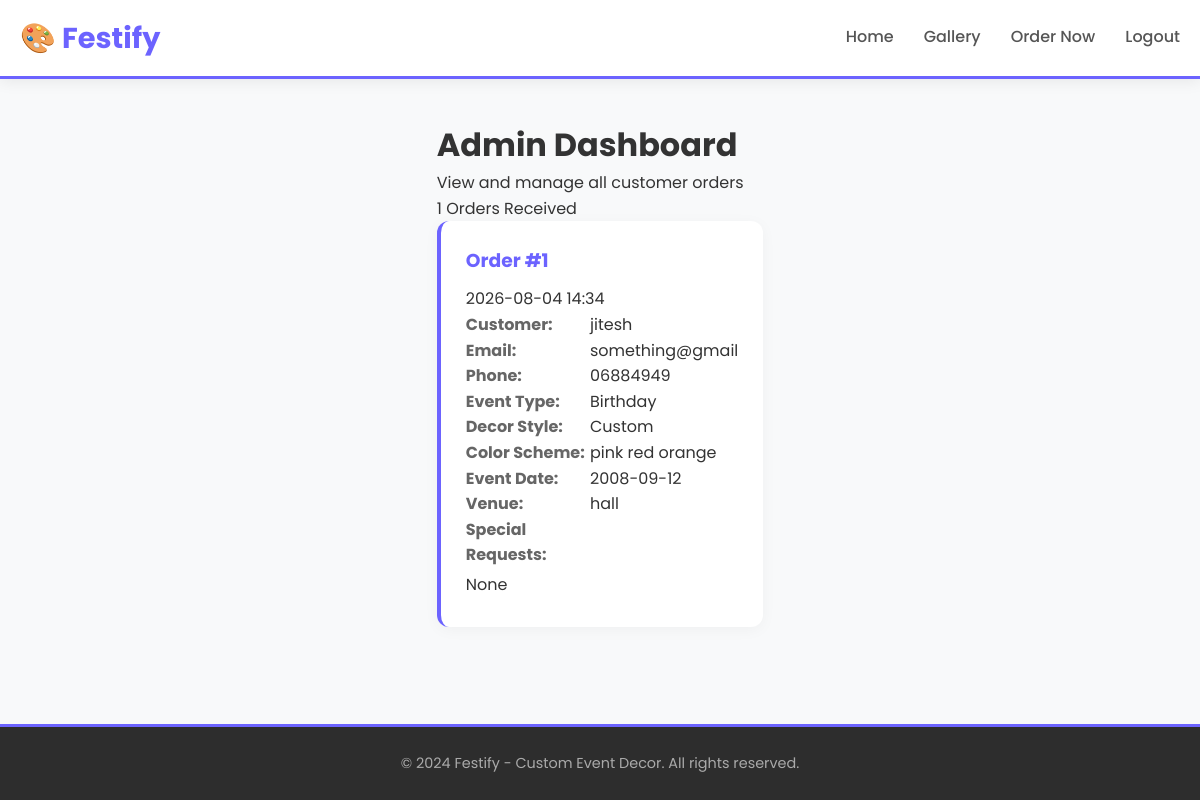
Before: /admin (signed in) with the older database file.
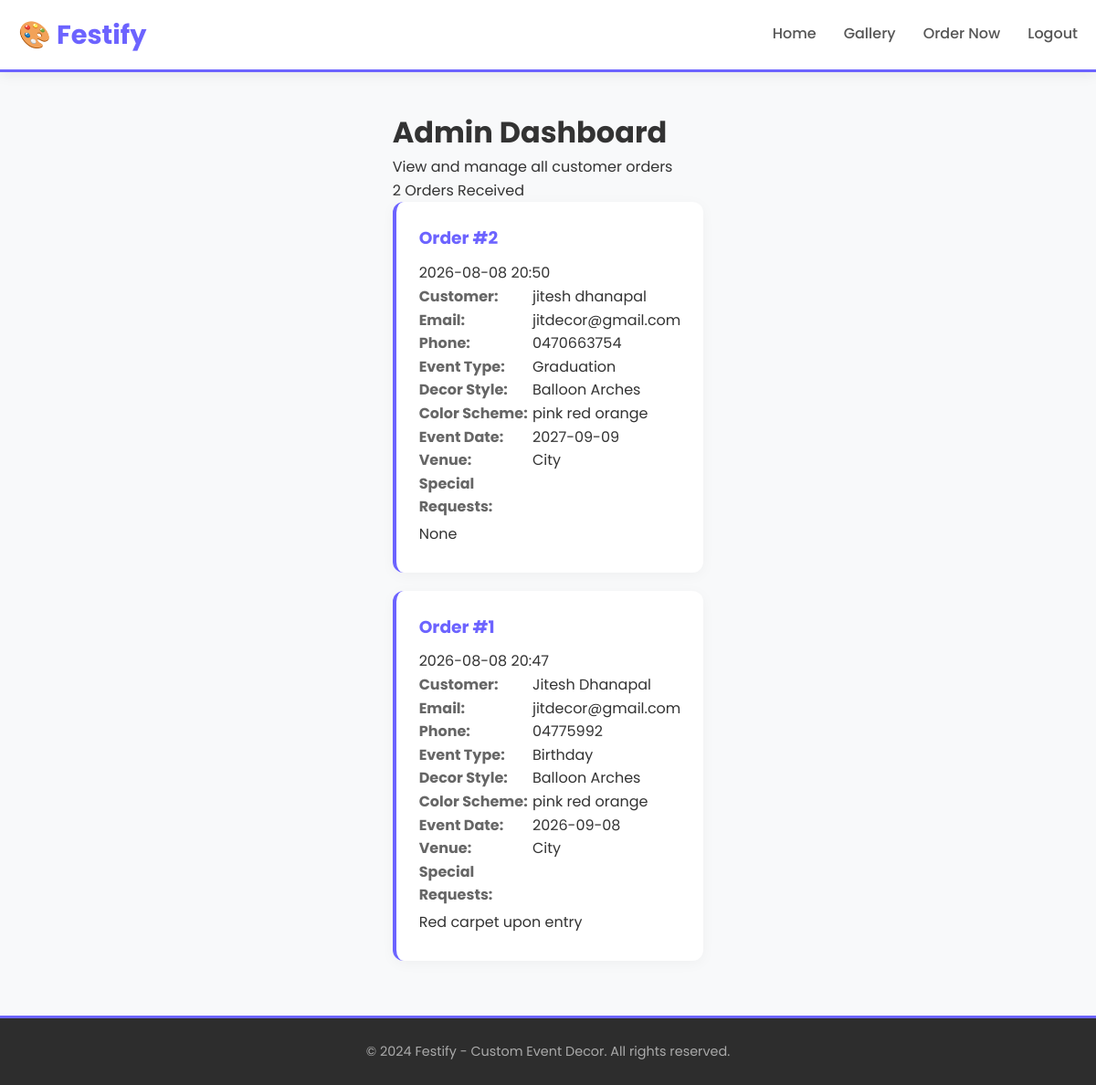
After: the same page with the newer database file.
### tables this page shows
CREATE TABLE orders (
            id INTEGER PRIMARY KEY AUTOINCREMENT,
            customer_name TEXT NOT NULL,
            email TEXT NOT NULL,
            phone TEXT,
            event_type TEXT NOT NULL,
            decor_style TEXT NOT NULL,
            color_scheme TEXT,
            event_date TEXT NOT NULL,
            venue TEXT,
            special_requests TEXT,
            order_date TEXT NOT NULL
        );

### app.py (the view)
@app.route("/admin")
def admin():
    if not session.get('logged_in'):
        return redirect("/login")
    connection = sqlite3.connect(DATABASE)
    cursor = connection.cursor()
    cursor.execute("SELECT * FROM orders ORDER BY id DESC")
    orders = cursor.fetchall()
    connection.close()
    return render_template("admin.html", orders=orders)

### templates/admin.html (shortened to what this page needs)
<!DOCTYPE html>
<html>
<head>
    <link rel="stylesheet" href="{{ url_for('static', filename='style.css') }}">
</head>
<body>
    <nav class="navbar">
        <div class="nav-container">
            <a href="/" class="nav-logo">🎨 Festify</a>
            <div class="nav-links">
                <a href="/">Home</a>
                <a href="/decor">Gallery</a>
                <a href="/order">Order Now</a>
                <a href="/logout">Logout</a>
            </div>
        </div>
    </nav>
    <div class="container">
        <div class="admin-header">
            <h1>Admin Dashboard</h1>
            <p>View and manage all customer orders</p>
            <span class="order-count">{{ orders|length }} Orders Received</span>
        </div>
        {% if orders %}
        <div class="orders-list">
            {% for order in orders %}
            <div class="order-card">
                <div class="order-header">
                    <h3>Order #{{ order[0] }}</h3>
                    <span class="order-date">{{ order[10] }}</span>
                </div>
                <div class="order-details">
                    <div class="order-row">
                        <strong>Customer:</strong> {{ order[1] }}
                    </div>
                    <div class="order-row">
                        <strong>Email:</strong> {{ order[2] }}
                    </div>
                    <div class="order-row">
                        <strong>Phone:</strong> {{ order[3] if order[3] else 'Not provided' }}
                    </div>
                    <div class="order-row">
                        <strong>Event Type:</strong> {{ order[4] }}
                    </div>
                    <div class="order-row">
                        <strong>Decor Style:</strong> {{ order[5] }}
                    </div>
                    <div class="order-row">
                        <strong>Color Scheme:</strong> {{ order[6] if order[6] else 'Not specified' }}
                    </div>
                    <div class="order-row">
                        <strong>Event Date:</strong> {{ order[7] }}
                    </div>
                    <div class="order-row">
                        <strong>Venue:</strong> {{ order[8] if order[8] else 'Not specified' }}
                    </div>
                    <div class="order-row full-width">
                        <strong>Special Requests:</strong>
                        <p>{{ order[9] if order[9] else 'None' }}</p>
                    </div>
                </div>
            </div>
            {% endfor %}
        </div>
        {% else %}
        <div class="empty-state">
            <p>No orders have been placed yet.</p>
            <a href="/" class="btn btn-primary">Return Home</a>
        </div>
        {% endif %}
    </div>
    <footer>
        <p>&copy; 2024 Festify - Custom Event Decor. All rights reserved.</p>
    </footer>
</body>
</html>

### static/style.css (style rules this page uses)
* { margin: 0; padding: 0; box-sizing: border-box; }
body { font-family: 'Poppins', sans-serif; background: #f8f9fa; color: #333; min-height: 100vh; display: flex; flex-direction: column; line-height: 1.6; }
a { text-decoration: none; color: inherit; }
.container { max-width: 1200px; margin: 0 auto; padding: 40px 20px; flex: 1; }
.navbar { background: white; box-shadow: 0 2px 15px rgba(0, 0, 0, 0.08); padding: 15px 0; position: sticky; top: 0; z-index: 1000; border-bottom: 3px solid #6C63FF; }
.nav-container { max-width: 1200px; margin: 0 auto; padding: 0 20px; display: flex; justify-content: space-between; align-items: center; flex-wrap: wrap; gap: 15px; }
.nav-logo { font-size: 1.8rem; font-weight: 700; color: #6C63FF; transition: transform 0.3s; }
.nav-links { display: flex; gap: 30px; align-items: center; flex-wrap: wrap; }
.nav-links a { color: #555; font-weight: 500; transition: color 0.3s; padding: 5px 0; border-bottom: 2px solid transparent; }
.order-card { background: white; padding: 25px; border-radius: 12px; box-shadow: 0 3px 15px rgba(0, 0, 0, 0.04); border-left: 4px solid #6C63FF; margin-bottom: 20px; }
.order-card h3 { color: #6C63FF; margin-bottom: 10px; }
.order-card p { padding: 4px 0; }
.order-card strong { color: #666; display: inline-block; width: 120px; }
footer { background: #2d2d2d; color: #aaa; text-align: center; padding: 25px 20px; margin-top: auto; font-size: 0.9rem; border-top: 3px solid #6C63FF; }

Changed rows visible on the page:
added orders: id "2", order_date "2026-08-08 20:50", customer_name "jitesh dhanapal", email "jitdecor@gmail.com", phone "0470663754", event_type "Graduation", decor_style "Balloon Arches", color_scheme "pink red orange", event_date "2027-09-09", venue "City", special_requests "None"
changed orders "Birthday": order_date "2026-08-04 14:34" → "2026-08-08 20:47"; customer_name "jitesh" → "Jitesh Dhanapal"; email "something@gmail" → "jitdecor@gmail.com"; phone "06884949" → "04775992"; decor_style "Custom" → "Balloon Arches"; event_date "2008-09-12" → "2026-09-08"; venue "hall" → "City"; special_requests "None" → "Red carpet upon entry"
Other visible differences:
{{ orders|length }}: "1" → "2"
